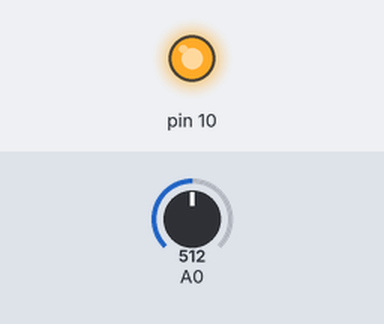
The sketch below on a simulated Arduino Uno, built with avr-gcc and run on an emulated ATmega328P. On the bench: output pins drawn as LEDs (lit = HIGH). Inputs (shaded band) come from the test bench; at power-on: A0 = 512.

Above: at 0.2 s.
Timing chart, 0 to 1.7 s (numbered marks = the images above):
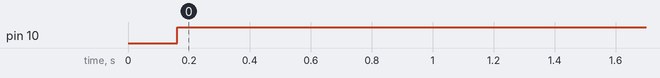

Measured:
- by itself, pin 10: LOW → HIGH at 0.16 s

The sketch:

CamBienNhietDo.ino
```cpp
// C++ code
//

int temperature = 0;
int temp[5]; // Lấy ra những giá trị nhiệt độ tốt.

void setup()
{
   pinMode(10, OUTPUT);

}

void loop()
{
  // Chuyển đổi giá trị đọc được từ chân A0 thành
  //nhiệt độ tương ứng
  temp[0] = map(analogRead(A0),20,358,-40,125);
  delay(40); // Đợi 40 mili giây để lấy giá trị tiếp theo

  temp[1] = map(analogRead(A0),20,358,-40,125);
  delay(40); // Đợi 40 mili giây để lấy giá trị tiếp theo

  temp[2] = map(analogRead(A0),20,358,-40,125);
  delay(40); // Đợi 40 mili giây để lấy giá trị tiếp theo

  temp[3] = map(analogRead(A0),20,358,-40,125);
  delay(40); // Đợi 40 mili giây để lấy giá trị tiếp theo

  temp[4] = map(analogRead(A0),20,358,-40,125);

  // Lấy nhiệt độ trung bình
  temperature = (temp[0]+temp[1]+temp[2]+temp[3]+temp[4])/5;

  if(temperature > 37) {digitalWrite(10,HIGH);}
  else {digitalWrite(10,LOW);}

  delay(100);

}
```
